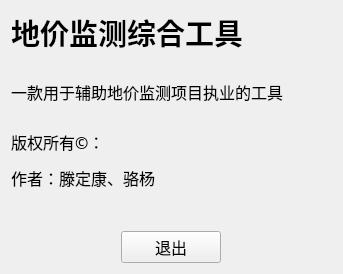
<?xml version="1.0" encoding="UTF-8"?>
<ui version="4.0">
 <class>about</class>
 <widget class="QWidget" name="about">
  <property name="geometry">
   <rect>
    <x>0</x>
    <y>0</y>
    <width>343</width>
    <height>274</height>
   </rect>
  </property>
  <property name="font">
   <font>
    <family>微软雅黑</family>
    <pointsize>12</pointsize>
   </font>
  </property>
  <property name="windowTitle">
   <string>关于</string>
  </property>
  <property name="windowIcon">
   <iconset>
    <normaloff>./bin/myicon.png</normaloff>./bin/myicon.png</iconset>
  </property>
  <layout class="QVBoxLayout" name="verticalLayout_2">
   <item>
    <layout class="QVBoxLayout" name="verticalLayout">
     <item>
      <widget class="QLabel" name="label">
       <property name="font">
        <font>
         <family>思源黑体 Heavy</family>
         <pointsize>22</pointsize>
         <weight>75</weight>
         <bold>true</bold>
        </font>
       </property>
       <property name="text">
        <string>地价监测综合工具</string>
       </property>
      </widget>
     </item>
     <item>
      <spacer name="verticalSpacer">
       <property name="orientation">
        <enum>Qt::Vertical</enum>
       </property>
       <property name="sizeType">
        <enum>QSizePolicy::Maximum</enum>
       </property>
       <property name="sizeHint" stdset="0">
        <size>
         <width>20</width>
         <height>20</height>
        </size>
       </property>
      </spacer>
     </item>
     <item>
      <widget class="QLabel" name="label_2">
       <property name="text">
        <string>一款用于辅助地价监测项目执业的工具</string>
       </property>
      </widget>
     </item>
     <item>
      <spacer name="verticalSpacer_2">
       <property name="orientation">
        <enum>Qt::Vertical</enum>
       </property>
       <property name="sizeType">
        <enum>QSizePolicy::Maximum</enum>
       </property>
       <property name="sizeHint" stdset="0">
        <size>
         <width>20</width>
         <height>20</height>
        </size>
       </property>
      </spacer>
     </item>
     <item>
      <widget class="QLabel" name="label_3">
       <property name="text">
        <string>&lt;html&gt;&lt;head/&gt;&lt;body&gt;&lt;p&gt;版权所有©：&lt;/p&gt;&lt;p&gt;作者：滕定康、骆杨&lt;/p&gt;&lt;/body&gt;&lt;/html&gt;</string>
       </property>
      </widget>
     </item>
     <item>
      <spacer name="verticalSpacer_3">
       <property name="orientation">
        <enum>Qt::Vertical</enum>
       </property>
       <property name="sizeHint" stdset="0">
        <size>
         <width>20</width>
         <height>20</height>
        </size>
       </property>
      </spacer>
     </item>
     <item>
      <layout class="QHBoxLayout" name="horizontalLayout">
       <item>
        <widget class="QPushButton" name="exit">
         <property name="maximumSize">
          <size>
           <width>100</width>
           <height>16777215</height>
          </size>
         </property>
         <property name="text">
          <string>退出</string>
         </property>
        </widget>
       </item>
      </layout>
     </item>
    </layout>
   </item>
  </layout>
 </widget>
 <tabstops>
  <tabstop>exit</tabstop>
 </tabstops>
 <resources/>
 <connections>
  <connection>
   <sender>exit</sender>
   <signal>clicked()</signal>
   <receiver>about</receiver>
   <slot>close()</slot>
   <hints>
    <hint type="sourcelabel">
     <x>171</x>
     <y>320</y>
    </hint>
    <hint type="destinationlabel">
     <x>171</x>
     <y>172</y>
    </hint>
   </hints>
  </connection>
 </connections>
</ui>
